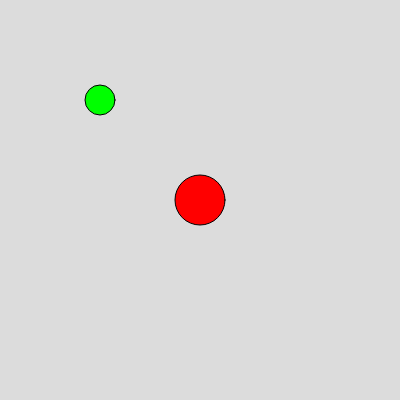
Frame 1 (no input)
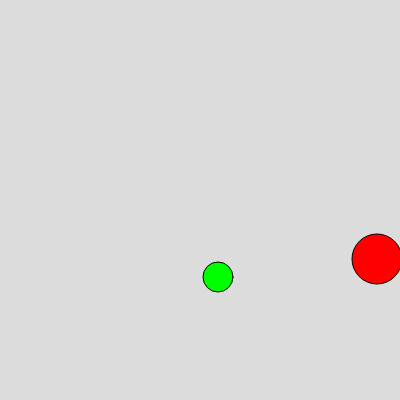
Frame 60 (no input)
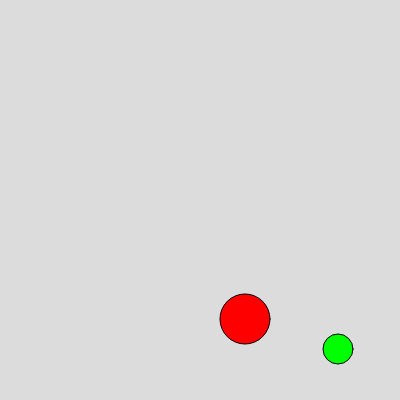
Frame 120 (the mouse pressed at the canvas centre since frame 60)

The p5.js sketch that drew these frames (run headless with seeded random() and noise() and a simulated clock; from frame 60 on, the mouse is pressed at the canvas centre):

// p5.js sketch
// ── sketch.js
var ball1 = { 
	rad: 50, 
	xPos: 200, 
	yPos: 200,
	xSpeed: 3,
	ySpeed: 1,
	
	drawBall: function(){
				fill(255,0,0);
				ellipse(this.xPos, this.yPos, this.rad, this.rad);	
		},
	
	moveBall: function(){
	
			this.xPos += this.xSpeed;
			this.yPos += this.ySpeed;

			if (this.xPos > width || this.xPos < 0)  
			{
				this.xSpeed = -this.xSpeed;
			}

			if (this.yPos > height || this.yPos < 0)
			{
				this.ySpeed = -this.ySpeed;	
			}
	} 
}; // end of the object

var ball2 = { 
	rad: 30, 
	xPos: 100, 
	yPos: 100,
	xSpeed: 2,
	ySpeed: 3,
	
	drawBall: function(){
				fill(0,255,0);
				ellipse(this.xPos, this.yPos, this.rad, this.rad);	
		},
	
	moveBall: function(){
	
			this.xPos += this.xSpeed;
			this.yPos += this.ySpeed;

			if (this.xPos > width || this.xPos < 0)  
			{
				this.xSpeed = -this.xSpeed;
			}

			if (this.yPos > height || this.yPos < 0)
			{
				this.ySpeed = -this.ySpeed;	
			}
	} 
}; // end of the object


function setup() { 
  createCanvas(400, 400);
} 

function draw() { 
  background(220);
	
	ball1.drawBall();
	ball1.moveBall();
	
		ball2.drawBall();
	ball2.moveBall();

	
	
}
